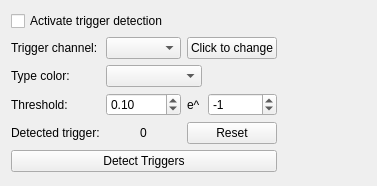
<?xml version="1.0" encoding="UTF-8"?>
<ui version="4.0">
 <class>TriggerDetectionViewWidget</class>
 <widget class="QWidget" name="TriggerDetectionViewWidget">
  <property name="geometry">
   <rect>
    <x>0</x>
    <y>0</y>
    <width>377</width>
    <height>186</height>
   </rect>
  </property>
  <property name="sizePolicy">
   <sizepolicy hsizetype="Expanding" vsizetype="Expanding">
    <horstretch>0</horstretch>
    <verstretch>0</verstretch>
   </sizepolicy>
  </property>
  <property name="mouseTracking">
   <bool>false</bool>
  </property>
  <property name="windowTitle">
   <string>Form</string>
  </property>
  <property name="windowOpacity">
   <double>0.950000000000000</double>
  </property>
  <property name="styleSheet">
   <string notr="true"/>
  </property>
  <layout class="QGridLayout" name="gridLayout">
   <item row="0" column="0">
    <layout class="QGridLayout" name="gridLayout_2">
     <item row="3" column="0">
      <widget class="QLabel" name="label_5">
       <property name="text">
        <string>Threshold:</string>
       </property>
      </widget>
     </item>
     <item row="3" column="3">
      <widget class="QSpinBox" name="m_spinBox_detectionThresholdSecond">
       <property name="minimum">
        <number>-100</number>
       </property>
       <property name="maximum">
        <number>100</number>
       </property>
       <property name="value">
        <number>-1</number>
       </property>
      </widget>
     </item>
     <item row="4" column="2" colspan="2">
      <widget class="QPushButton" name="m_pushButton_resetNumberTriggers">
       <property name="text">
        <string>Reset</string>
       </property>
      </widget>
     </item>
     <item row="1" column="0">
      <widget class="QLabel" name="label_4">
       <property name="text">
        <string>Trigger channel:</string>
       </property>
      </widget>
     </item>
     <item row="1" column="1">
      <widget class="QComboBox" name="m_comboBox_triggerChannels"/>
     </item>
     <item row="2" column="0">
      <widget class="QLabel" name="label">
       <property name="text">
        <string>Type color:</string>
       </property>
      </widget>
     </item>
     <item row="1" column="2" colspan="2">
      <widget class="QPushButton" name="m_pushButton_triggerColor">
       <property name="text">
        <string>Click to change</string>
       </property>
      </widget>
     </item>
     <item row="4" column="0">
      <widget class="QLabel" name="label_9">
       <property name="text">
        <string>Detected trigger:</string>
       </property>
      </widget>
     </item>
     <item row="0" column="0" colspan="4">
      <widget class="QCheckBox" name="m_checkBox_activateTriggerDetection">
       <property name="text">
        <string>Activate trigger detection</string>
       </property>
      </widget>
     </item>
     <item row="2" column="1" colspan="2">
      <widget class="QComboBox" name="m_comboBox_triggerColorType"/>
     </item>
     <item row="3" column="2">
      <widget class="QLabel" name="label_6">
       <property name="maximumSize">
        <size>
         <width>15</width>
         <height>16777215</height>
        </size>
       </property>
       <property name="text">
        <string>e^</string>
       </property>
      </widget>
     </item>
     <item row="4" column="1">
      <widget class="QLabel" name="m_label_numberDetectedTriggers">
       <property name="text">
        <string>0</string>
       </property>
       <property name="alignment">
        <set>Qt::AlignCenter</set>
       </property>
      </widget>
     </item>
     <item row="3" column="1">
      <widget class="QDoubleSpinBox" name="m_doubleSpinBox_detectionThresholdFirst">
       <property name="minimum">
        <double>-1000.000000000000000</double>
       </property>
       <property name="maximum">
        <double>1000.000000000000000</double>
       </property>
       <property name="singleStep">
        <double>0.100000000000000</double>
       </property>
       <property name="value">
        <double>0.100000000000000</double>
       </property>
      </widget>
     </item>
     <item row="5" column="0" colspan="4">
      <widget class="QPushButton" name="m_pushButton_DetectTriggers">
       <property name="text">
        <string>Detect Triggers</string>
       </property>
      </widget>
     </item>
    </layout>
   </item>
   <item row="0" column="1">
    <spacer name="horizontalSpacer">
     <property name="orientation">
      <enum>Qt::Horizontal</enum>
     </property>
     <property name="sizeHint" stdset="0">
      <size>
       <width>40</width>
       <height>20</height>
      </size>
     </property>
    </spacer>
   </item>
   <item row="2" column="0">
    <spacer name="verticalSpacer">
     <property name="orientation">
      <enum>Qt::Vertical</enum>
     </property>
     <property name="sizeHint" stdset="0">
      <size>
       <width>20</width>
       <height>40</height>
      </size>
     </property>
    </spacer>
   </item>
  </layout>
 </widget>
 <resources/>
 <connections/>
</ui>
